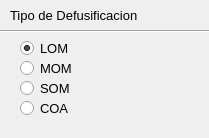
     <widget class="QWidget" name="deFuzzificationContents">
      <property name="geometry">
       <rect>
        <x>0</x>
        <y>0</y>
        <width>209</width>
        <height>138</height>
       </rect>
      </property>
      <widget class="QRadioButton" name="lomRadioButton">
       <property name="geometry">
        <rect>
         <x>20</x>
         <y>40</y>
         <width>51</width>
         <height>17</height>
        </rect>
       </property>
       <property name="font">
        <font>
         <family>MS Shell Dlg 2</family>
         <pointsize>10</pointsize>
        </font>
       </property>
       <property name="text">
        <string>LOM</string>
       </property>
       <property name="checked">
        <bool>true</bool>
       </property>
      </widget>
      <widget class="QRadioButton" name="somRadioButton">
       <property name="geometry">
        <rect>
         <x>20</x>
         <y>80</y>
         <width>51</width>
         <height>17</height>
        </rect>
       </property>
       <property name="font">
        <font>
         <family>MS Shell Dlg 2</family>
         <pointsize>10</pointsize>
        </font>
       </property>
       <property name="text">
        <string>SOM</string>
       </property>
       <property name="checked">
        <bool>false</bool>
       </property>
      </widget>
      <widget class="QRadioButton" name="momRadioButton">
       <property name="geometry">
        <rect>
         <x>20</x>
         <y>60</y>
         <width>51</width>
         <height>17</height>
        </rect>
       </property>
       <property name="font">
        <font>
         <family>MS Shell Dlg 2</family>
         <pointsize>10</pointsize>
        </font>
       </property>
       <property name="text">
        <string>MOM</string>
       </property>
      </widget>
      <widget class="QRadioButton" name="coaRadioButton">
       <property name="geometry">
        <rect>
         <x>20</x>
         <y>100</y>
         <width>51</width>
         <height>17</height>
        </rect>
       </property>
       <property name="font">
        <font>
         <family>MS Shell Dlg 2</family>
         <pointsize>10</pointsize>
        </font>
       </property>
       <property name="text">
        <string>COA</string>
       </property>
       <property name="checked">
        <bool>false</bool>
       </property>
      </widget>
      <widget class="Line" name="deFuzzificationLine">
       <property name="geometry">
        <rect>
         <x>0</x>
         <y>30</y>
         <width>210</width>
         <height>3</height>
        </rect>
       </property>
       <property name="orientation">
        <enum>Qt::Horizontal</enum>
       </property>
      </widget>
      <widget class="QLabel" name="deFuzzificationLabel">
       <property name="geometry">
        <rect>
         <x>10</x>
         <y>0</y>
         <width>131</width>
         <height>31</height>
        </rect>
       </property>
       <property name="font">
        <font>
         <pointsize>10</pointsize>
        </font>
       </property>
       <property name="text">
        <string>Tipo de Defusificacion</string>
       </property>
      </widget>
     </widget>
